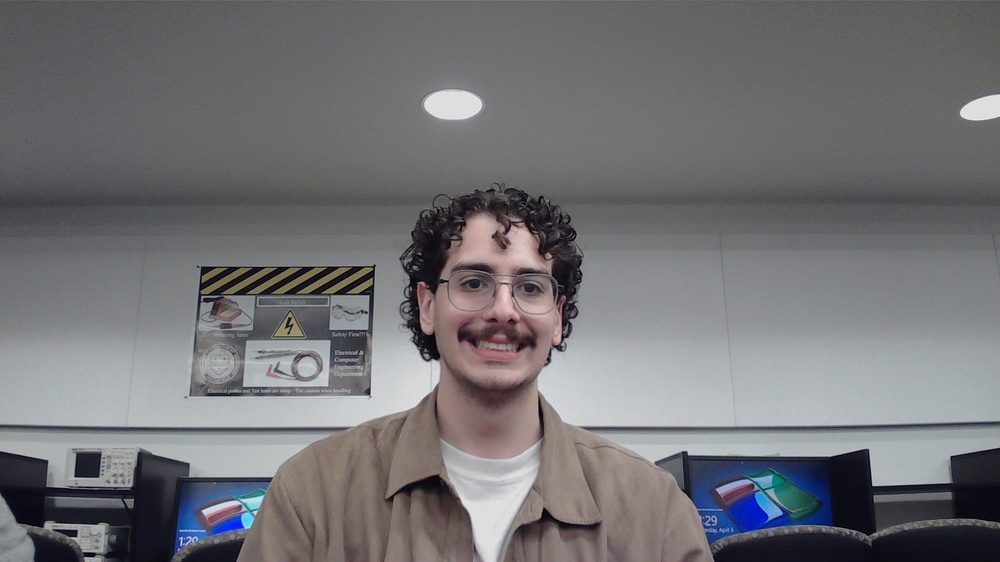
#> input picture CV/RF.jpg, 1000 x 562 px, shrunk from 1920 x 1080 before the run, given in place of the camera
$ python TempContrast.py
#> lines starting #> are read from the running program, lines starting #| are printed output that depends on the picture
import numpy as np
import cv2
import time


def threshold(frame):
    out = np.full_like(frame, 128)  # start and assume there are no events
    out[frame < -10] = 0  # if event is negative enough, OFF event
    out[frame > 10] = 255  # if event is positive enough, ON event
    return out

cap = cv2.VideoCapture(2)
# [8 lines of commented-out code are left out]

ret, fc = cap.read()
#> fc is the input picture: shape (562, 1000, 3); mean B, G, R 117, 114.1, 114.6
fc = cv2.cvtColor(fc, cv2.COLOR_BGR2GRAY)
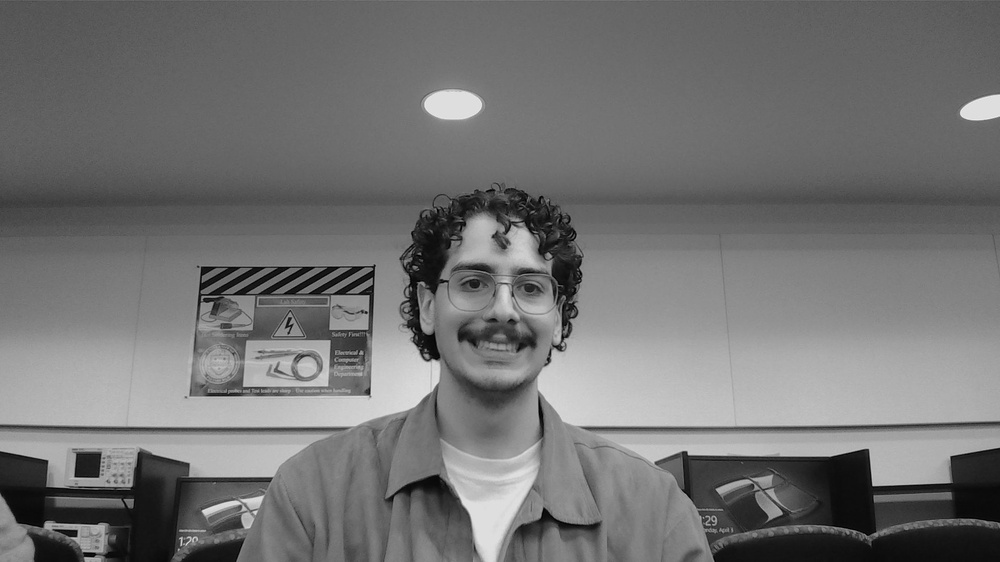
#> fc: shape (562, 1000); min 0, max 238, mean 114.6
fp = np.array(fc, dtype=int)
while True:
    ret, fc = cap.read()
    fc = cv2.cvtColor(fc, cv2.COLOR_BGR2GRAY)  # convert to grayscale
    fc = cv2.GaussianBlur(fc, (9, 9), 20)  # blur bc my webcam is *fart noises*
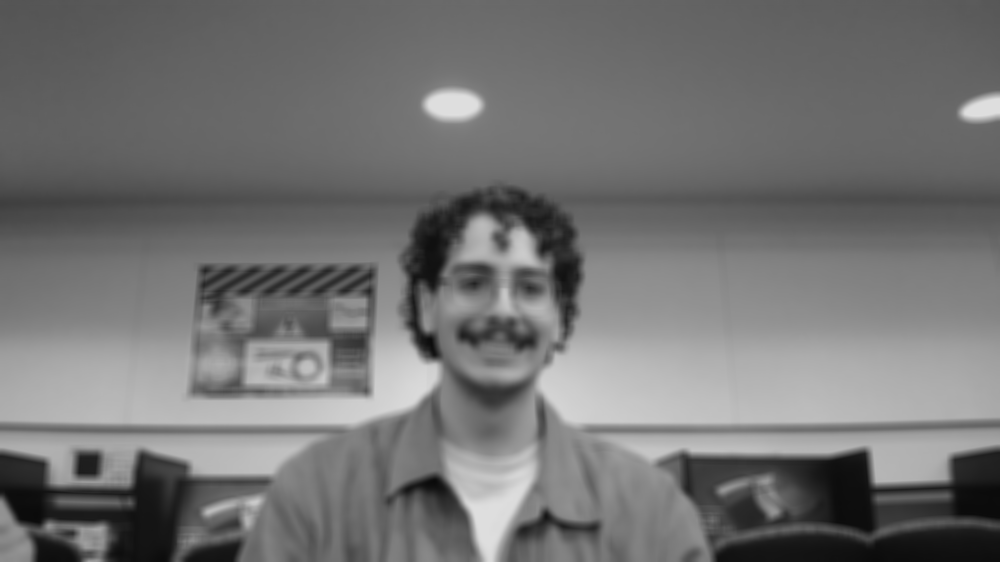
#> fc: shape (562, 1000); min 10, max 223, mean 114.6
    fc = np.array(fc, dtype=int)
    diff = fc - fp
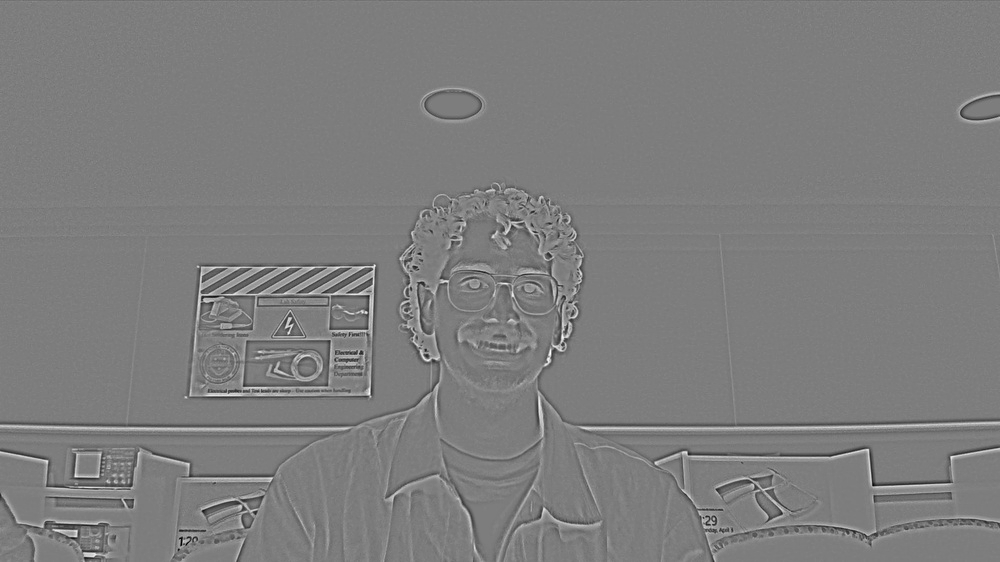
#> diff: shape (562, 1000) int64; min -108, max 111, mean 0; drawn with min black and max white
    ft = np.array(threshold(diff), dtype=np.uint8)  # subtract current and previous frame, then threshold
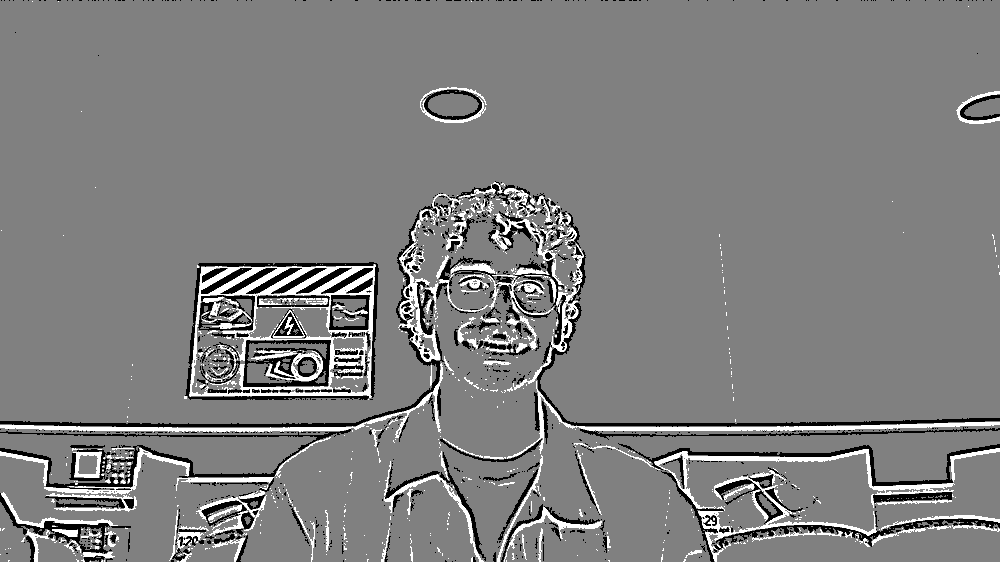
#> ft: shape (562, 1000); min 0, max 255, mean 127.4
    cv2.imshow('output', ft)
    # print(diff)
    fp = fc  # after showing temporal difference, assign current frame to previous frame
    # time.sleep(.1)
    if cv2.waitKey(1) & 0xFF == ord('q'):
#> (key q is pressed here)
        break

cap.release()
cv2.destroyAllWindows()
